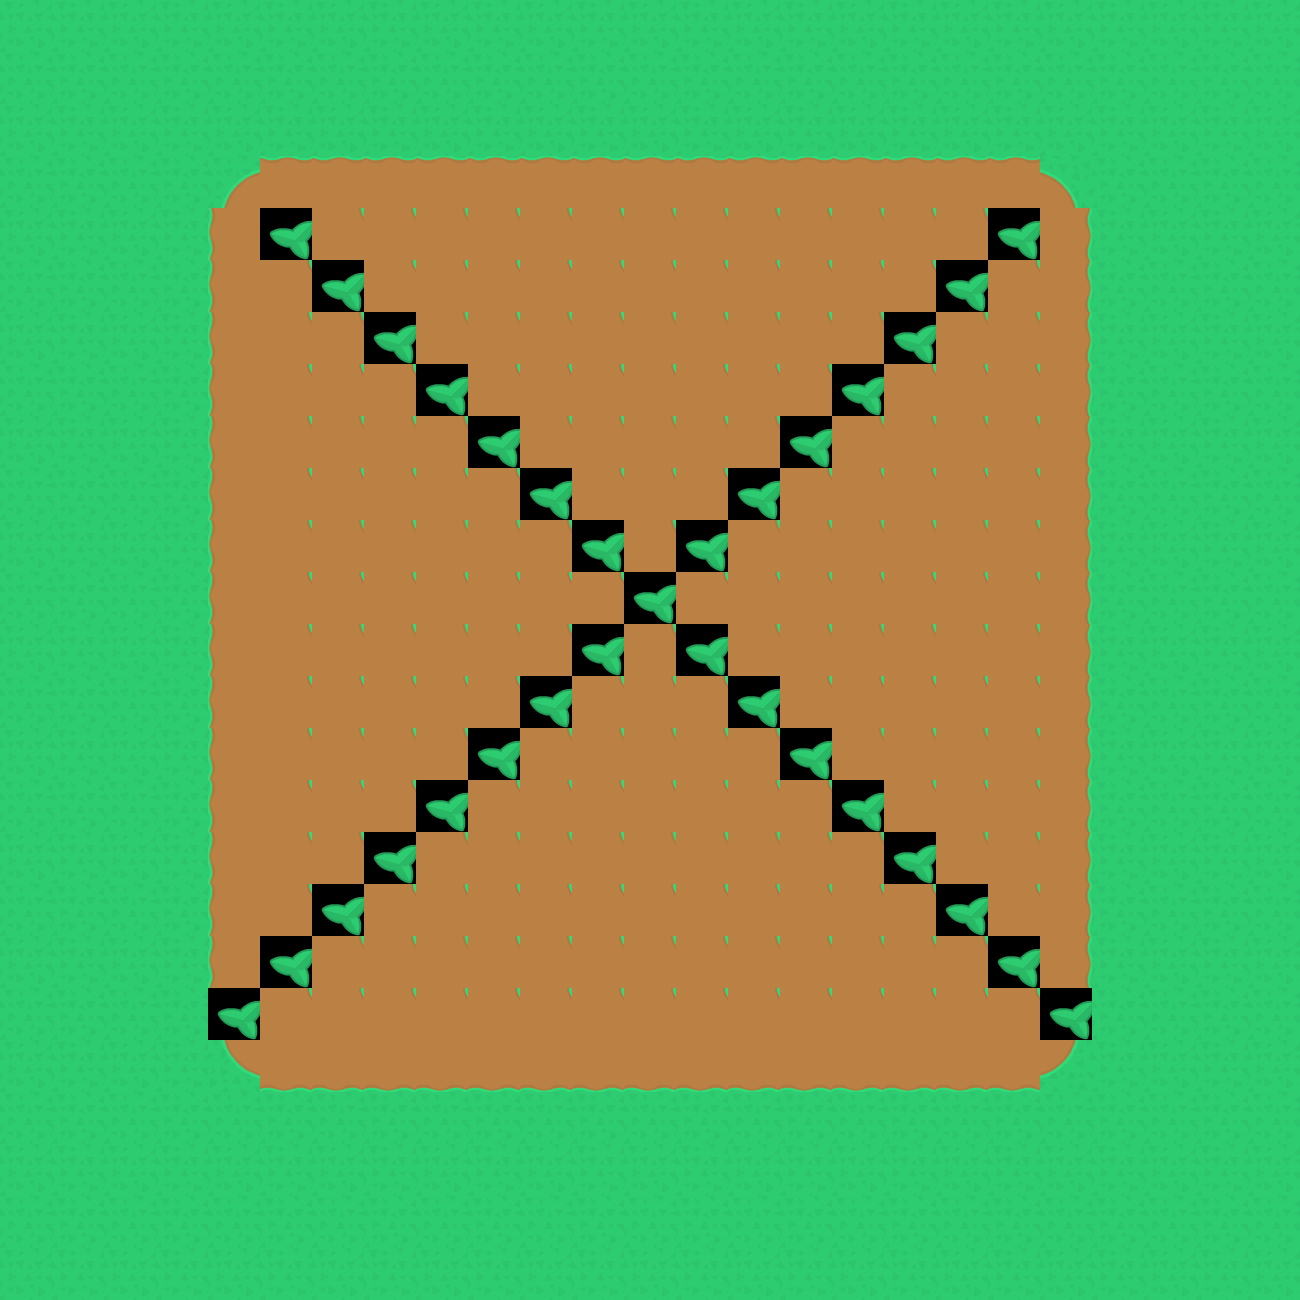

This game map was drawn from its Tiled (.tmx) file and the tilesets committed beside it. A one-line description and the full map source follow:
An orthogonal 25x25 tile map with 52x52 px tiles, 1 tile layer (Tile Layer 1), 5 tilesets.

<map version="1.10" tiledversion="1.11.2" orientation="orthogonal" renderorder="right-down" width="25" height="25" tilewidth="52" tileheight="52" infinite="0" nextlayerid="2" nextobjectid="1">
 <tileset firstgid="1" name="grass" tilewidth="52" tileheight="52" tilecount="1" columns="1">
  <image source="grass.png" width="64" height="64" />
 </tileset>
 <tileset firstgid="2" name="left" tilewidth="52" tileheight="52" tilecount="1" columns="1">
  <image source="left.png" width="64" height="64" />
 </tileset>
 <tileset firstgid="3" name="soil" tilewidth="52" tileheight="52" tilecount="1" columns="1">
  <image source="soil.png" width="64" height="64" />
 </tileset>
 <tileset firstgid="4" name="soil2" tilewidth="52" tileheight="52" tilecount="1" columns="1">
  <image source="soil2.png" width="64" height="64" />
 </tileset>
 <tileset firstgid="5" name="tree" tilewidth="52" tileheight="52" tilecount="1" columns="1">
  <image source="tree.png" width="64" height="64" />
 </tileset>
 <layer id="1" name="Tile Layer 1" width="25" height="25">
  <data encoding="csv">
1,1,1,1,1,1,1,1,1,1,1,1,1,1,1,1,1,1,1,1,1,1,1,1,1,
1,1,1,1,1,1,1,1,1,1,1,1,1,1,1,1,1,1,1,1,1,1,1,1,1,
1,1,1,1,1,1,1,1,1,1,1,1,1,1,1,1,1,1,1,1,1,1,1,1,1,
1,1,1,1,2,3221225475,3221225475,3221225475,3221225475,3221225475,3221225475,3221225475,3221225475,3221225475,3221225475,3221225475,3221225475,3221225475,3221225475,3221225475,2684354562,1,1,1,1,
1,1,1,1,2684354563,5,4,4,4,4,4,4,4,4,4,4,4,4,4,5,1610612739,1,1,1,1,
1,1,1,1,2684354563,4,5,4,4,4,4,4,4,4,4,4,4,4,5,4,1610612739,1,1,1,1,
1,1,1,1,2684354563,4,4,5,4,4,4,4,4,4,4,4,4,5,4,4,1610612739,1,1,1,1,
1,1,1,1,2684354563,4,4,4,5,4,4,4,4,4,4,4,5,4,4,4,1610612739,1,1,1,1,
1,1,1,1,2684354563,4,4,4,4,5,4,4,4,4,4,5,4,4,4,4,1610612739,1,1,1,1,
1,1,1,1,2684354563,4,4,4,4,4,5,4,4,4,5,4,4,4,4,4,1610612739,1,1,1,1,
1,1,1,1,2684354563,4,4,4,4,4,4,5,4,5,4,4,4,4,4,4,1610612739,1,1,1,1,
1,1,1,1,2684354563,4,4,4,4,4,4,4,5,4,4,4,4,4,4,4,1610612739,1,1,1,1,
1,1,1,1,2684354563,4,4,4,4,4,4,5,4,5,4,4,4,4,4,4,1610612739,1,1,1,1,
1,1,1,1,2684354563,4,4,4,4,4,5,4,4,4,5,4,4,4,4,4,1610612739,1,1,1,1,
1,1,1,1,2684354563,4,4,4,4,5,4,4,4,4,4,5,4,4,4,4,1610612739,1,1,1,1,
1,1,1,1,2684354563,4,4,4,5,4,4,4,4,4,4,4,5,4,4,4,1610612739,1,1,1,1,
1,1,1,1,2684354563,4,4,5,4,4,4,4,4,4,4,4,4,5,4,4,1610612739,1,1,1,1,
1,1,1,1,2684354563,4,5,4,4,4,4,4,4,4,4,4,4,4,5,4,1610612739,1,1,1,1,
1,1,1,1,2684354563,5,4,4,4,4,4,4,4,4,4,4,4,4,4,5,1610612739,1,1,1,1,
1,1,1,1,5,4,4,4,4,4,4,4,4,4,4,4,4,4,4,4,5,1,1,1,1,
1,1,1,1,1610612738,3,3,3,3,3,3,3,3,3,3,3,3,3,3,3,3221225474,1,1,1,1,
1,1,1,1,1,1,1,1,1,1,1,1,1,1,1,1,1,1,1,1,1,1,1,1,1,
1,1,1,1,1,1,1,1,1,1,1,1,1,1,1,1,1,1,1,1,1,1,1,1,1,
1,1,1,1,1,1,1,1,1,1,1,1,1,1,1,1,1,1,1,1,1,1,1,1,1,
1,1,1,1,1,1,1,1,1,1,1,1,1,1,1,1,1,1,1,1,1,1,1,1,1
</data>
 </layer>
</map>
